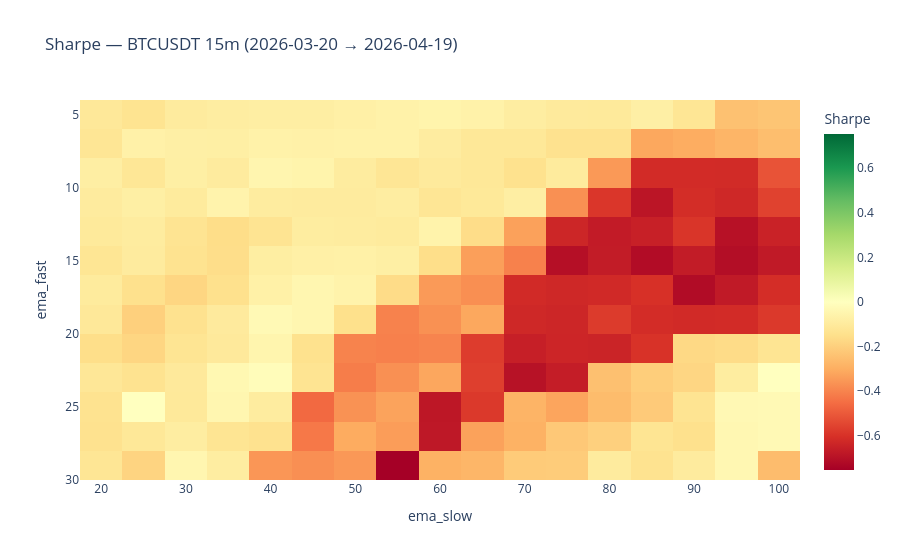

The cell this chart's notebook holds for it:
### Markdown cell above
## 5. Heatmaps

Each cell = one `(ema_fast, ema_slow)` configuration. Look for *regions* of green — a bright cell surrounded by red is usually an overfit outlier; a bright cell with bright neighbours is a robust parameter choice.

### Code cell
grid = results.pivot(index="ema_fast", columns="ema_slow", values="sharpe")
fig = px.imshow(
    grid,
    color_continuous_scale="RdYlGn",
    color_continuous_midpoint=0,
    aspect="auto",
    labels=dict(x="ema_slow", y="ema_fast", color="Sharpe"),
    title=f"Sharpe — {SYMBOL} {INTERVAL}m ({START_TIME} → {END_TIME or 'now'})",
)
fig.show()

### Figure 1 — Plotly figure (JSON) as saved in the notebook; plotly's stock layout.template omitted (floating-point values rounded to 4 significant figures; data arrays with more than 128 entries replaced by an {"elided": "..."} marker saying what was removed)
{"data": [{"coloraxis": "coloraxis", "hovertemplate": "ema_slow: %{x}<br>ema_fast: %{y}<br>Sharpe: %{z}<extra></extra>", "name": "0", "type": "heatmap", "x": [20, 25, 30, 35, 40, 45, 50, 55, 60, 65, 70, 75, 80, 85, 90, 95, 100], "xaxis": "x", "y": [5, 7, 9, 11, 13, 15, 17, 19, 21, 23, 25, 27, 29], "yaxis": "y", "z": {"elided": "13x17 float values"}}], "layout": {"coloraxis": {"cmid": 0, "colorbar": {"title": {"text": "Sharpe"}}, "colorscale": [[0, "rgb(165,0,38)"], [0.1, "rgb(215,48,39)"], [0.2, "rgb(244,109,67)"], [0.3, "rgb(253,174,97)"], [0.4, "rgb(254,224,139)"], [0.5, "rgb(255,255,191)"], [0.6, "rgb(217,239,139)"], [0.7, "rgb(166,217,106)"], [0.8, "rgb(102,189,99)"], [0.9, "rgb(26,152,80)"], [1, "rgb(0,104,55)"]]}, "title": {"text": "Sharpe — BTCUSDT 15m (2026-03-20 → 2026-04-19)"}, "xaxis": {"anchor": "y", "domain": [0, 1], "title": {"text": "ema_slow"}}, "yaxis": {"anchor": "x", "autorange": "reversed", "domain": [0, 1], "title": {"text": "ema_fast"}}}}
